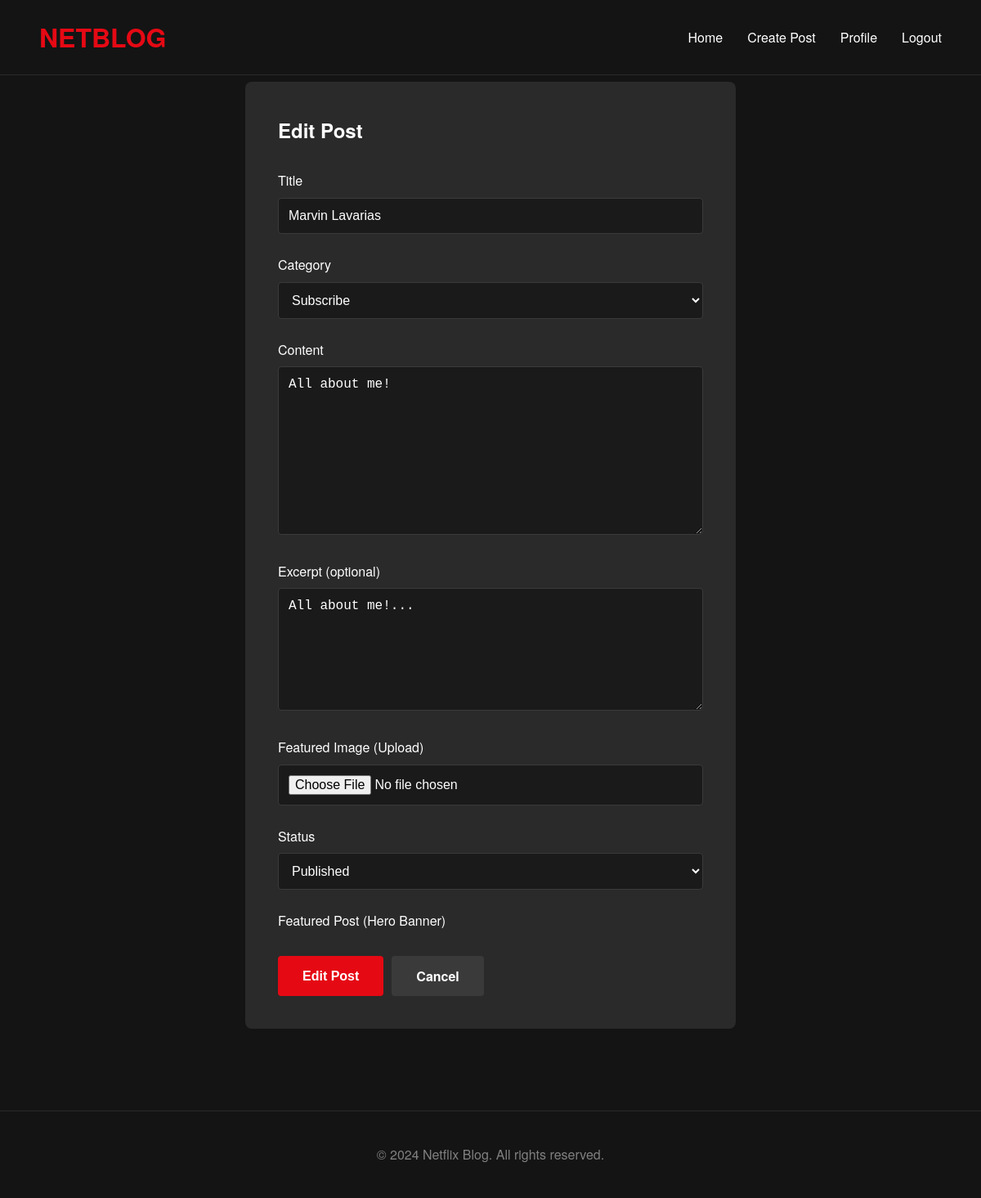
Page /post/marvin-lavarias/edit/ (signed in) on the committed database.
### blog/models.py (models this page shows, shortened)
class Post(models.Model):
    STATUS_CHOICES = [
        ('draft', 'Draft'),
        ('published', 'Published'),
    ]
    title = models.CharField(max_length=200)
    slug = models.SlugField(max_length=200, unique=True)
    author = models.ForeignKey(
        settings.AUTH_USER_MODEL,
        on_delete=models.CASCADE,
        related_name='posts'
    )
    category = models.ForeignKey(
        Category,
        on_delete=models.SET_NULL,
        null=True,
        blank=True,
        related_name='posts'
    )
    content = models.TextField()
    excerpt = models.TextField(max_length=300, blank=True)
    featured_image = models.ImageField(
        upload_to='blog/',
        blank=True,
        null=True
    )
    status = models.CharField(
        max_length=10,
        choices=STATUS_CHOICES,
        default='draft'
    )
    created_at = models.DateTimeField(auto_now_add=True)
    updated_at = models.DateTimeField(auto_now=True)
    published_at = models.DateTimeField(null=True, blank=True)
    views = models.PositiveIntegerField(default=0)
    class Meta:
        ordering = ['-created_at']

### blog/views.py (the view)
# urls.py: path('post/<slug:slug>/edit/', views.post_edit_view, name='post_edit'),
@login_required
def post_edit_view(request, slug):
    post = get_object_or_404(Post, slug=slug)
    if post.author != request.user and not request.user.is_staff:
        messages.error(request, 'You cannot edit this post.')
        return redirect('blog:post_detail', slug=slug)
    if request.method == 'POST':
        form = PostForm(request.POST, request.FILES, instance=post)
        if form.is_valid():
            post = form.save(commit=False)
            if post.status == 'published' and not post.published_at:
                post.published_at = timezone.now()
            post.save()
            messages.success(request, 'Post updated!')
            return redirect('blog:post_detail', slug=post.slug)
    else:
        form = PostForm(instance=post)
    return render(request, 'blog/post_form.html', {
        'form': form,
        'action': 'Edit',
        'post': post
    })

### blog/forms.py
class PostForm(forms.ModelForm):
    class Meta:
        model = Post
        fields = ['title', 'category', 'content', 'excerpt',
                  'featured_image', 'status']
        widgets = {
            'title': forms.TextInput(attrs={
                'class': 'form-control',
                'placeholder': 'Enter post title'
            }),
            'category': forms.Select(attrs={
                'class': 'form-control'
            }),
            'content': forms.Textarea(attrs={
                'class': 'form-control',
                'rows': 10,
                'placeholder': 'Write your post content here...'
            }),
            'excerpt': forms.Textarea(attrs={
                'class': 'form-control',
                'rows': 3,
                'placeholder': 'Brief summary (optional)'
            }),
            'featured_image': forms.FileInput(attrs={
                'class': 'form-control'
            }),
            'status': forms.Select(attrs={
                'class': 'form-control'
            }),
        }

### blog/models.py (called while the page is built)
    def __str__(self):
        return self.name

### templates/blog/post_form.html (shortened to what this page needs)
{% extends 'base.html' %}
{% block content %}
<div class="form-container">
    <h2 style="margin-bottom: 30px; color: #ffffff;">{{ action }} Post</h2>
    <form method="post" enctype="multipart/form-data">
        <div class="form-group">
            <label for="{{ form.title.id_for_label }}">Title</label>
            {{ form.title }}
        </div>
        <div class="form-group">
            <label for="{{ form.category.id_for_label }}">Category</label>
            {{ form.category }}
        </div>
        <div class="form-group">
            <label for="{{ form.content.id_for_label }}">Content</label>
            {{ form.content }}
        </div>
        <div class="form-group">
            <label for="{{ form.excerpt.id_for_label }}">Excerpt (optional)</label>
            {{ form.excerpt }}
        </div>
        <div class="form-group">
            <label for="{{ form.featured_image.id_for_label }}">Featured Image (Upload)</label>
            {{ form.featured_image }}
        </div>
        <div class="form-group">
            <label for="{{ form.status.id_for_label }}">Status</label>
            {{ form.status }}
        </div>
        <div class="form-group" style="display: flex; align-items: center; gap: 10px;">
            <label for="{{ form.is_featured.id_for_label }}" style="margin-bottom: 0;">Featured Post (Hero Banner)</label>
        </div>
        <div style="display: flex; gap: 10px; margin-top: 30px;">
            <button type="submit" class="btn btn-primary">{{ action }} Post</button>
            <a href="{% if post %}{% url 'blog:post_detail' post.slug %}{% else %}{% url 'blog:home' %}{% endif %}" class="btn btn-secondary">Cancel</a>
        </div>
    </form>
</div>
{% endblock %}

### static/css/netflix.css (style rules this page uses)
* { margin: 0; padding: 0; box-sizing: border-box; }
body { font-family: 'Helvetica Neue', Arial, sans-serif; background-color: #141414; color: #ffffff; line-height: 1.6; }
.form-container { max-width: 600px; margin: 100px auto; padding: 40px; background-color: #2a2a2a; border-radius: 8px; }
.form-group { margin-bottom: 25px; }
.form-group label { display: block; margin-bottom: 8px; color: #ffffff; font-weight: 500; }
.form-control { width: 100%; padding: 12px; background-color: #1a1a1a; border: 1px solid #3a3a3a; border-radius: 4px; color: #ffffff; font-size: 16px; }
textarea.form-control { min-height: 150px; resize: vertical; }
.btn { padding: 12px 30px; font-size: 16px; font-weight: bold; border: none; border-radius: 4px; cursor: pointer; transition: all 0.3s; text-decoration: none; display: inline-block; }
.btn-primary { background-color: #E50914; color: #ffffff; }
.btn-secondary { background-color: #3a3a3a; color: #ffffff; }

### rows in the picture
Post: title "Marvin Lavarias", category "Subscribe", content "All about me!", excerpt "All about me!...", status "Published"

### other values in the picture
{{ action }} "Edit"
